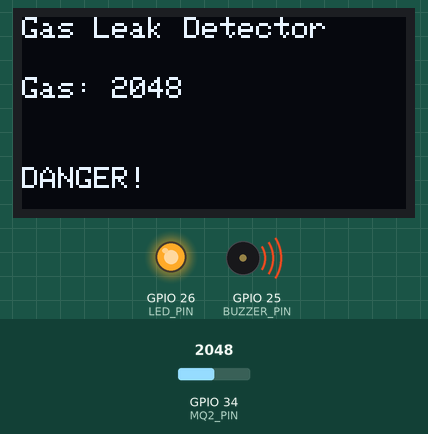
The sketch below on a simulated ESP32. On the bench: 128×64 one-colour display, output pins drawn as LEDs (lit = HIGH), buzzer (waves = sounding, pin HIGH). The inputs (shaded band) are chosen by the test bench; at power-on: GPIO 34 (MQ2_PIN) = 2048. What the sketch prints to the serial monitor is not drawn.

Above: at 3.2 s.
3.3 s: GPIO 34 (MQ2_PIN) set to 1946
At 4.2 s:
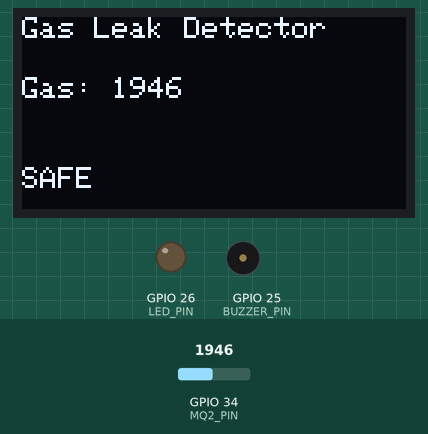
5.1 s: GPIO 34 (MQ2_PIN) set to 2040
At 5.8 s:
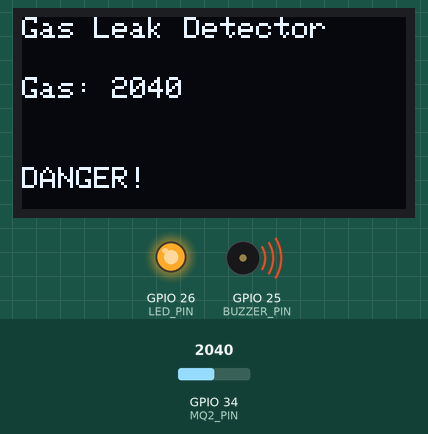
6.7 s: GPIO 34 (MQ2_PIN) set to 2047
At 7.4 s:
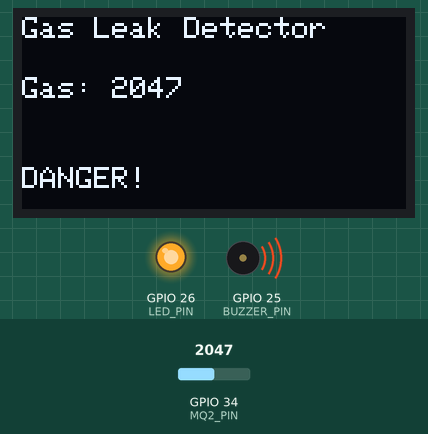
Timing chart, 0 to 9.7 s (numbered marks = the images above; inputs shaded):
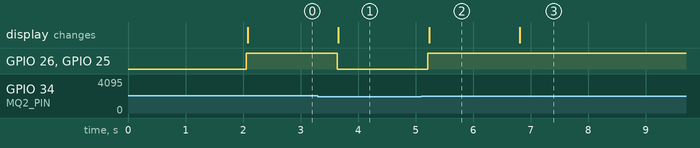

The sketch:

sketch.ino
```cpp
#include <Wire.h>
#include <Adafruit_GFX.h>
#include <Adafruit_SSD1306.h>

#define SCREEN_WIDTH 128
#define SCREEN_HEIGHT 64

Adafruit_SSD1306 display(
  SCREEN_WIDTH,
  SCREEN_HEIGHT,
  &Wire,
  -1
);

#define MQ2_PIN 34
#define BUZZER_PIN 25
#define LED_PIN 26

int gasValue;

void setup() {

  Serial.begin(115200);

  pinMode(BUZZER_PIN, OUTPUT);
  pinMode(LED_PIN, OUTPUT);

  Wire.begin(21, 22);

  if (!display.begin(SSD1306_SWITCHCAPVCC, 0x3C)) {
    Serial.println("OLED Failed");
    while (true);
  }

  display.clearDisplay();
  display.setTextColor(WHITE);
  display.setTextSize(2);

  display.setCursor(10, 20);
  display.println("GAS");
  display.println("SYSTEM");

  display.display();

  delay(2000);
}

void loop() {

  gasValue = analogRead(MQ2_PIN);

  Serial.print("Gas Value: ");
  Serial.println(gasValue);

  display.clearDisplay();

  display.setTextSize(1);
  display.setCursor(0, 0);
  display.println("Gas Leak Detector");

  display.setCursor(0, 20);
  display.print("Gas: ");
  display.println(gasValue);

  if (gasValue > 2000) {

    digitalWrite(LED_PIN, HIGH);
    digitalWrite(BUZZER_PIN, HIGH);

    display.setCursor(0, 50);
    display.println("DANGER!");
  }
  else {

    digitalWrite(LED_PIN, LOW);
    digitalWrite(BUZZER_PIN, LOW);

    display.setCursor(0, 50);
    display.println("SAFE");
  }

  display.display();

  delay(500);
}
```

Measured:
- the behaviour switches between 2001 and 2000 on GPIO 34 (MQ2_PIN) (found by bisection; images 0 and 1)
- after the input at 3.3 s, GPIO 26 (LED_PIN), GPIO 25 (BUZZER_PIN): HIGH → LOW after 0.33 s; the display: changes after 0.36 s (image 1)
- after the input at 5.1 s, GPIO 26 (LED_PIN), GPIO 25 (BUZZER_PIN): LOW → HIGH after 0.11 s; the display: changes after 0.14 s (image 2)
- after the input at 6.7 s, the display: changes after 0.11 s (image 3)
